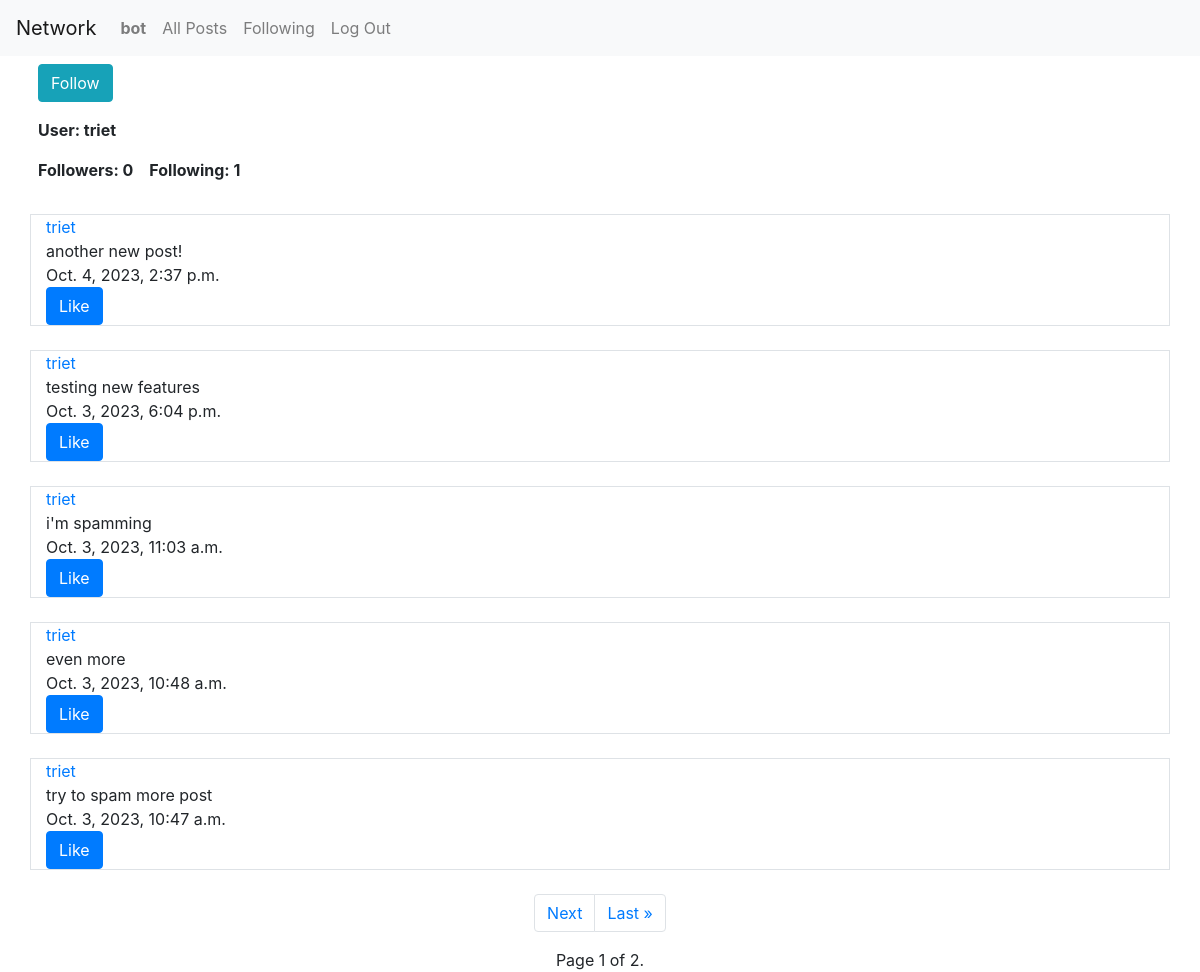
Screenshot of /profile/3 (signed in) with the database file from the repository.
### network/models.py (models this page shows, shortened)
class User(AbstractUser):
    pass

class Post(models.Model):
    username = models.ForeignKey(User, on_delete=models.CASCADE, related_name="username_post")
    content = models.CharField(max_length=500)
    date = models.DateTimeField(auto_now_add=True)

### network/views.py (the view)
# urls.py: path("profile/<int:user_id>", views.profile, name="profile"),
def profile(request, user_id):
    user = User.objects.get(pk=user_id)
    num_followers = Follow.objects.filter(user_being_followed=user).count()
    num_following = Follow.objects.filter(follower=user).count()
    following = Follow.objects.filter(follower=request.user)   # get those follows which the curent user is following
    posts = Post.objects.filter(username=user).order_by("-date")
    followable = False
    if not following.filter(user_being_followed=user).exists():    # check if the profile's user exist in those follows
        followable = True
    paginator = Paginator(posts, 5)
    page_number = request.GET.get("page")
    page_obj = paginator.get_page(page_number)
    return render(request, "network/profile.html", {
        "user": user,
        "num_followers": num_followers,
        "num_following": num_following,
        "following": following,
        "posts": posts,
        "followable": followable,
        "page_obj": page_obj
    })

### network/templates/network/profile.html (shortened to what this page needs)
{% extends "network/layout.html" %}
{% load static %}
{% block body %}
    {% if request.user != user and followable %}
        <form action="{% url 'follow' user.id%}" method="post">
            <div class="container p-2">
                <button class="btn btn-info" type="submit">Follow</button>
            </div>
        </form>
    {% endif %}
    <div class="container">
        <div class="row p-2 font-weight-bold">
            User: {{ user }}
        </div>
        <div class="row">
            <div class="col-1.5 p-2 font-weight-bold">
                Followers: {{ num_followers }}
            </div>
            <div class="col p-2 font-weight-bold">
                Following: {{ num_following }}
            </div>
        </div>
    </div><br>
    {% for post in page_obj %}
        <div class="container border">
            <div class="row">
                <div class="col">
                    <a href="{% url 'profile' post.username.id %}">{{ post.username }}</a>
                </div>
            </div>
            <div class="row">
                <div class="col">
                    {{ post.content }}
                </div>
            </div>
            <div class="row">
                <div class="col">
                    {{ post.date }}
                </div>
            </div>
            <div class="row justify-content-between">
                <div class="col-auto">
                    <button class="btn btn-primary like" type="submit">Like</button>
                </div>
            </div>
        </div><br>
    {% endfor %}
    <div class="static-bottom">
        <ul class="pagination justify-content-center">
            {% if page_obj.has_next %}
                <li class="page-item"><a class="page-link" href="?page={{ page_obj.next_page_number }}">Next</a></li>
                <li class="page-item"><a class="page-link" href="?page={{ page_obj.paginator.num_pages }}">Last &raquo;</a></li>
            {% endif %}
        </ul>
        <div class="text-center">
            Page {{ page_obj.number }} of {{ page_obj.paginator.num_pages }}.
        </div>
    </div>
{% endblock %}

### network/templates/network/layout.html (shortened to what this page needs)
{% load static %}
<!DOCTYPE html>
<html lang="en">
    <head>
        <link rel="stylesheet" href="https://stackpath.bootstrapcdn.com/bootstrap/4.4.1/css/bootstrap.min.css">
        <link href="{% static 'network/styles.css' %}" rel="stylesheet">
    </head>
    <body>
        <nav class="navbar navbar-expand-lg navbar-light bg-light">
            <a class="navbar-brand" href="#">Network</a>
            <div>
              <ul class="navbar-nav mr-auto">
                {% if user.is_authenticated %}
                    <li class="nav-item">
                        {% if user == request.user %}
                            <a class="nav-link" href="{% url 'profile' user.id %}"><strong>{{ user.username }}</strong></a>
                        {% else %}
                            <a class="nav-link" href="{% url 'profile' request.user.id %}"><strong>{{ request.user.username }}</strong></a>
                        {% endif %}
                    </li>
                {% endif %}
                <li class="nav-item">
                  <a class="nav-link" href="{% url 'index' %}">All Posts</a>
                </li>
                {% if user.is_authenticated %}
                    <li class="nav-item">
                        <a class="nav-link" href="{% url 'following' %}">Following</a>
                    </li>
                    <li class="nav-item">
                        <a class="nav-link" href="{% url 'logout' %}">Log Out</a>
                    </li>
                {% endif %}
              </ul>
            </div>
          </nav>
        <div class="body">
            {% block body %}
            {% endblock %}
        </div>
    </body>
</html>

### rows the page displays
User: user.username "bot"
User: username "triet"
Post: username "triet", content "another new post!", date "Oct. 4, 2023, 2:37 p.m."
Post: username "triet", content "testing new features", date "Oct. 3, 2023, 6:04 p.m."
Post: username "triet", content "i'm spamming", date "Oct. 3, 2023, 11:03 a.m."
Post: username "triet", content "even more", date "Oct. 3, 2023, 10:48 a.m."
Post: username "triet", content "try to spam more post", date "Oct. 3, 2023, 10:47 a.m."

### other values shown
{{ num_followers }} "0"
{{ num_following }} "1"
{{ page_obj.number }} "1"
{{ page_obj.paginator.num_pages }} "2"
